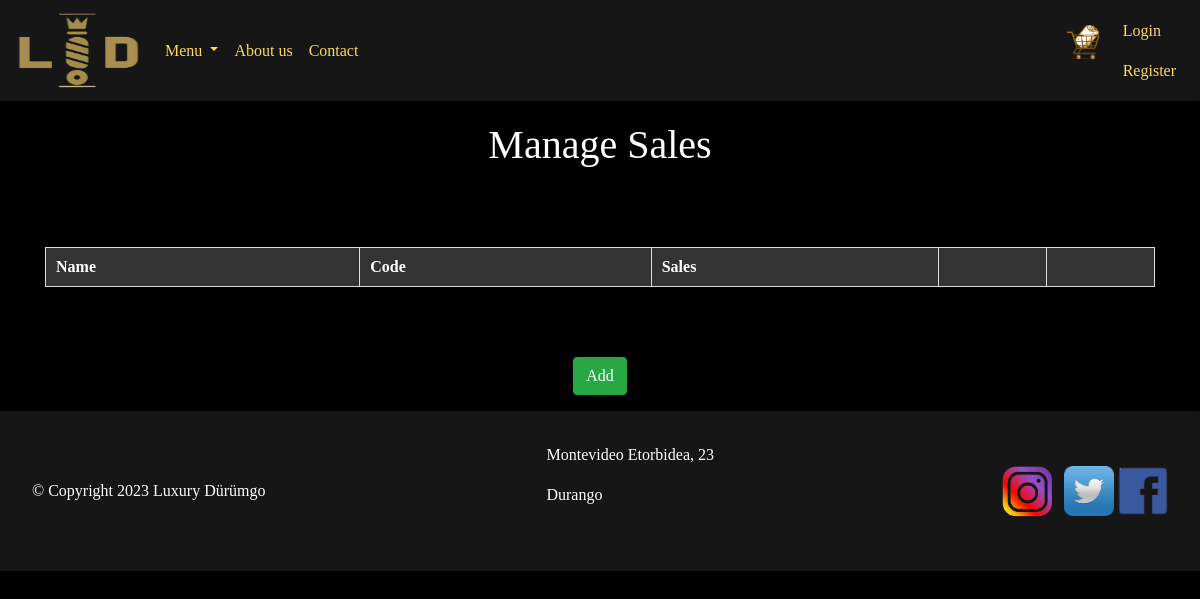
Before: /managedeskontuak/ with the older database file.
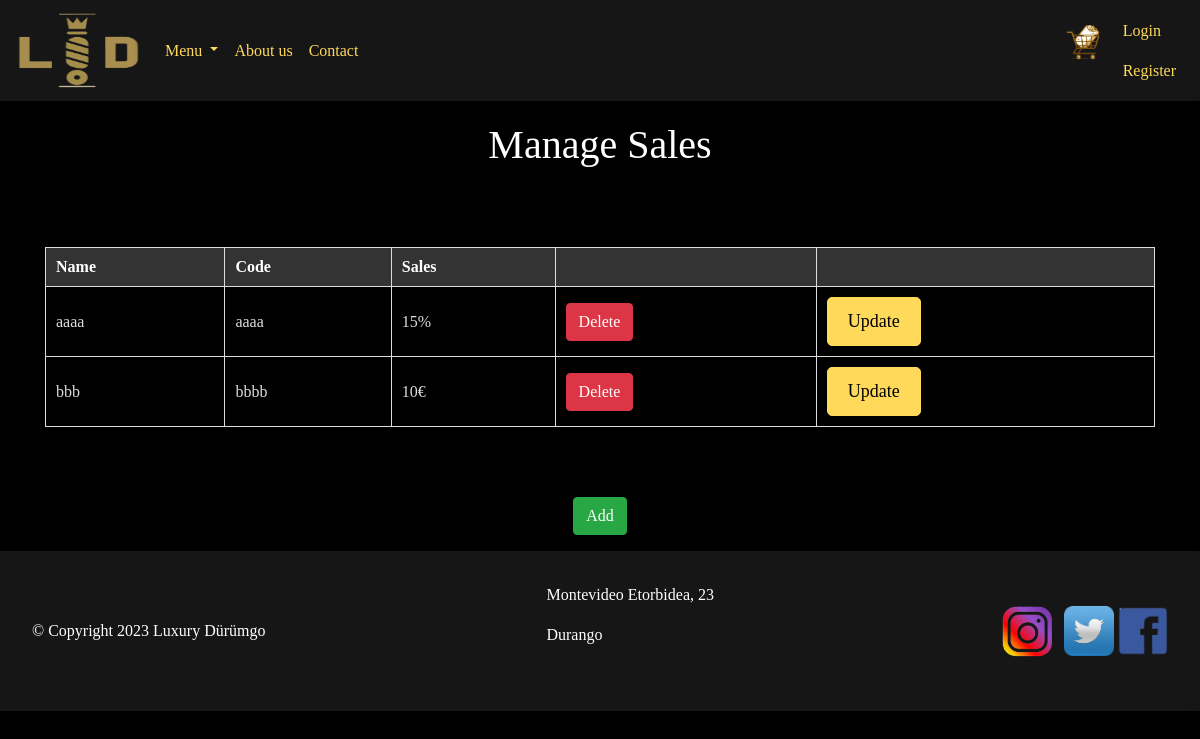
After: the same page with the newer database file.
### web/models.py (models this page shows)
class Deskontua(models.Model):
    izena = models.CharField(max_length=100,blank=False)
    kodigoa = models.CharField(max_length=100,blank=False)
    deskontua = models.CharField(max_length=100,blank=False)

### web/views.py (the view)
# urls.py: path('managedeskontuak/', views.managedeskontuak, name='managedeskontuak'),
def managedeskontuak(request):
    deskontuak = Deskontua.objects.all()
    izena = request.session.get('izena', '')
    user_id = request.session.get('id')
    perfil = request.session.get('perfil')
    context = {
        'izena': izena,
        'user_id': user_id,
        'perfil': perfil,
        'deskontuak':deskontuak
    }
    return render(request, 'managedeskontuak.html',context)

### web/templates/managedeskontuak.html
{% extends 'base.html' %}
{% load static %}
    {% block style %}
    <link rel="stylesheet" href="../static/css/styles.css">
    <link rel="stylesheet" href="../static/css/deskontuak.css">
    <link rel="stylesheet" href="../static/css/updateprofile.css">
    {% endblock %}
    {% block content %}
<h1 style="color: white">Manage Sales</h1>
<div class="container">
    <table class="custom-table">
        <thead>
            <tr>
                <th style="color: white">Name</th>
                <th style="color: white">Code</th>
                <th style="color: white">Sales</th>
                <th></th>
                <th></th>
            </tr>
        </thead>
        <tbody>
            {% for deskontua in deskontuak %}
            <tr>
                <td>{{ deskontua.izena }}</td>
                <td>{{ deskontua.kodigoa }}</td>
                <td>{{ deskontua.deskontua }}</td>
                <td><a class="btn btn-danger" href="{% url 'deletedeskontuak' deskontua.id %}">Delete</a></td>
                <td><a class="btn btn-primary" href="{% url 'updatedeskontuak' deskontua.id %}">Update</a></td>
            </tr>
            {% endfor %}
        </tbody>
    </table>
</div>
    <a class="btn btn-success" href="{% url 'adddeskontuak' %}">Add</a>
    {% endblock %}

### web/templates/base.html (shortened to what this page needs)
{% load static %}
<html>
    <head>
        <link rel="stylesheet" href="https://stackpath.bootstrapcdn.com/bootstrap/4.5.2/css/bootstrap.min.css">
        <link rel="stylesheet" href="https://cdn.jsdelivr.net/npm/bootstrap-icons@1.11.1/font/bootstrap-icons.css">
        <link rel="stylesheet" href="../static/css/carrito.css">
        {% block style %}
        {% endblock %}
    </head>
    <body>
        <nav class="navbar navbar-expand-lg navbar-light">
            <a href ="{% url 'index' %}"><img class="navbar-brand" src="../static/img/LOGO2.png"></img></a>
            <div class="collapse navbar-collapse" id="navbarNav">
                <ul class="navbar-nav">
                    <li class="nav-item dropdown">
                        <a class="nav-link dropdown-toggle" href="#"id="navbarDropdown" role="button" data-toggle="dropdown" aria-haspopup="true" aria-expanded="false">Menu <span class="sr-only">(current)</span></a>
                    </li>
                    <li class="nav-item">
                        <a class="nav-link" href="{% url 'aboutUs' %}">About us</a>
                    </li>
                    <li class="nav-item">
                        <a class="nav-link" href="{% url 'contact' %}">Contact</a>
                    </li>
                </ul>
            </div>
            <div class="collapse navbar-collapse" id="navbarNav">
                <ul class="navbar-nav ml-auto">
                    <li class="nav-item">
                        <img class="nav-link carrito" src="../static/img/carrito1.png"></img>
                    </li>
                    {% if user_id %}
                        {% if perfil == 1 %}
                            <div id="user" data-izena="Haritz">
                                <li class="nav-item dropdown">
                                    <a class="nav-link dropdown-toggle" href="#" id="navbarDropdown" role="button"
                                        data-toggle="dropdown" aria-haspopup="true" aria-expanded="false"> {{ izena }}<img
                                            src="../static/img/user.png " style="border-radius: 50%; width:40px; height: 40px; border: 1px solid #FFD95A;" class="ml-3"> <span class="sr-only">(current)</span>
                                    </a>
                                    <div class="dropdown-menu" aria-labelledby="navbarDropdown">
                                        <a class="dropdown-item" href="{% url 'profile' %}">Profile</a>
                                        <a class="dropdown-item" href="{% url 'logout' %}">Log out</a></div>
                                </li>
                            </div>
                        {% elif perfil == 3 %}
                        <div id="user" data-izena="Haritz">
                            <li class="nav-item dropdown">
                                <a class="nav-link dropdown-toggle" href="#" id="navbarDropdown" role="button"
                                    data-toggle="dropdown" aria-haspopup="true" aria-expanded="false"> {{ izena }}<img
                                        src="../static/img/user.png " style="border-radius: 50%; width:40px; height: 40px; border: 1px solid #FFD95A;" class="ml-3"> <span class="sr-only">(current)</span>
                                </a>
                                <div class="dropdown-menu" aria-labelledby="navbarDropdown">
                                    <a class="dropdown-item" href="{% url 'profile' %}">Profile</a>
                                    <a class="dropdown-item" href="{% url 'addproducts' %}">Add Products</a>
                                    <a class="dropdown-item" href="{% url 'managedeskontuak' %}">Manage Sales</a>
                                    <a class="dropdown-item" href="{% url 'logout' %}">Log out</a></div>
                            </li>
                        </div>
                        {% endif %}
                    {% else %}
                    <div id="user" data-izena="">
                        <li class="nav-item"></li><a class="nav-link" href="{% url 'login' %}">Login</a>
                        <li class="nav-item"><a class="nav-link" href="{% url 'register' %}">Register</a></li>
                    </div>
                    {% endif %}
                </ul>
            </div>
        </nav>
        {% block content %}
        {% endblock %}
        <footer>
            <div class="copyright">
                © Copyright 2023 Luxury Dürümgo
            </div>
            <address>
              <p>Montevideo Etorbidea, 23</p>
              <p>Durango</p>
            </address>
            <div class="social">
              <a target="_blank"  href="https://www.instagram.com/hariitz_27/"><img src="../static/img/instagram.png" style="width: 65px; height: 65px;"/></a>
              <a target="_blank"  href="https://twitter.com/EmmanuOrtega/status/1605896233687695361/photo/2"><img src="../static/img/twitter.png" style="width: 50px; height: 50px;"/></a>
              <a target="_blank"  href="https://www.facebook.com/dublinkebabclub/posts/the-very-prestigious-award-for-the-worst-kebab-ive-ever-had-in-my-entire-life-go/2378486945765726/"><img src="../static/img/facebook.png" style="width: 50px; height: 50px;"/></a>
            </div>
          </footer>
    </body>
</html>

### web/static/css/styles.css (style rules this page uses)
* { margin: 0; padding: 0; box-sizing: border-box; }
body { display: flex; flex-direction: column; align-items: center; min-height: 100vh; background-color: #000000; font-family: "luxurious roman", serif; margin: 0; padding: 0; }
.navbar { width: 100%; background-color: #161617 ; margin-bottom: 20px; }
.navbar-light .navbar-nav .nav-link { color: #FFD95A; }
.navbar-brand { width: 125px; height: 85px; }
.nav-item img { width: 62px; height: 62px; }
.navbar a { color: #FFD95A; }
footer { align-items:center; display: flex; justify-content: space-between; margin-top: 1em; padding: 2em; width: 100%; background-color:#161617; color: #fff; }
.btn-primary { background-color: #FFD95A; border: 1px solid #FFD95A; border-radius: 5px; padding: 10px 20px; font-size: 18px; color: #000000;; transition: background-color 0.3s ease; font-family: "luxurious roman", serif; }

### web/static/css/deskontuak.css (style rules this page uses)
.custom-table { width: 100%; border-collapse: collapse; margin: 20px 0; color: #ddd; }
.custom-table thead { background-color: #333; color: #fff; }
.custom-table th, .custom-table td { padding: 10px; border: 1px solid #ddd; text-align: left; }

### web/static/css/updateprofile.css (style rules this page uses)
body { display: flex; align-items: center; background-color: #000000; min-height: 100vh; }
.container { margin-top: 50px; margin-bottom: 50px; }
.btn-primary { background-color: #FFD95A; border: 1px solid #FFD95A; border-radius: 5px; padding: 10px 20px; font-size: 18px; color: #000000;; transition: background-color 0.3s ease; font-family: "luxurious roman", serif; }

Changed rows visible on the page:
added Deskontua: izena "aaaa", kodigoa "aaaa", deskontua "15%"
added Deskontua: izena "bbb", kodigoa "bbbb", deskontua "10€"
